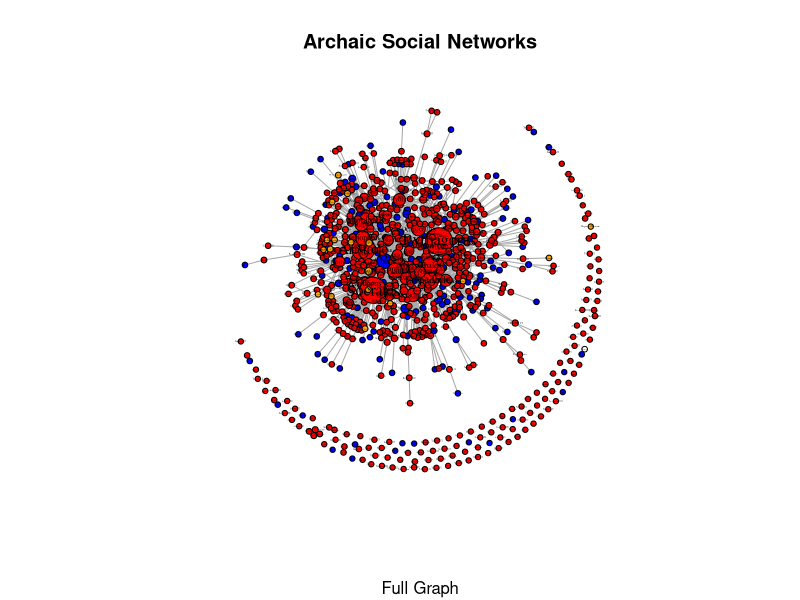
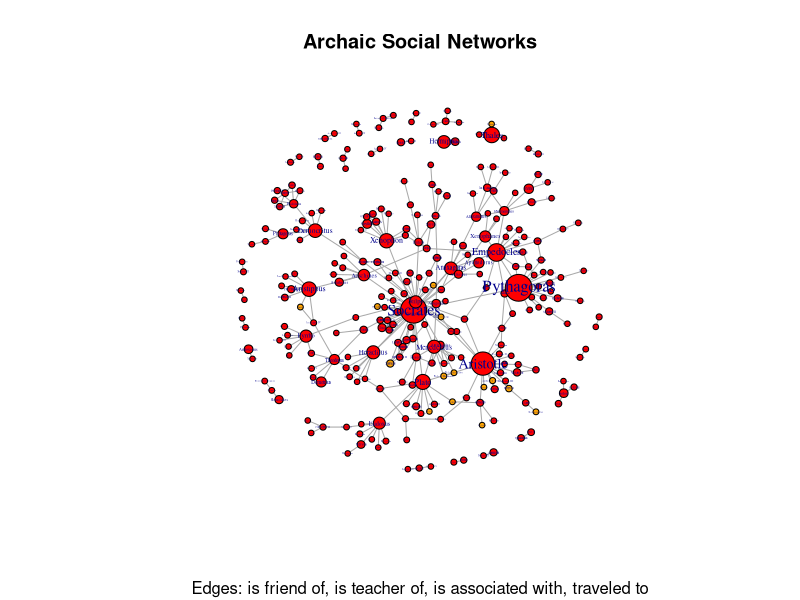
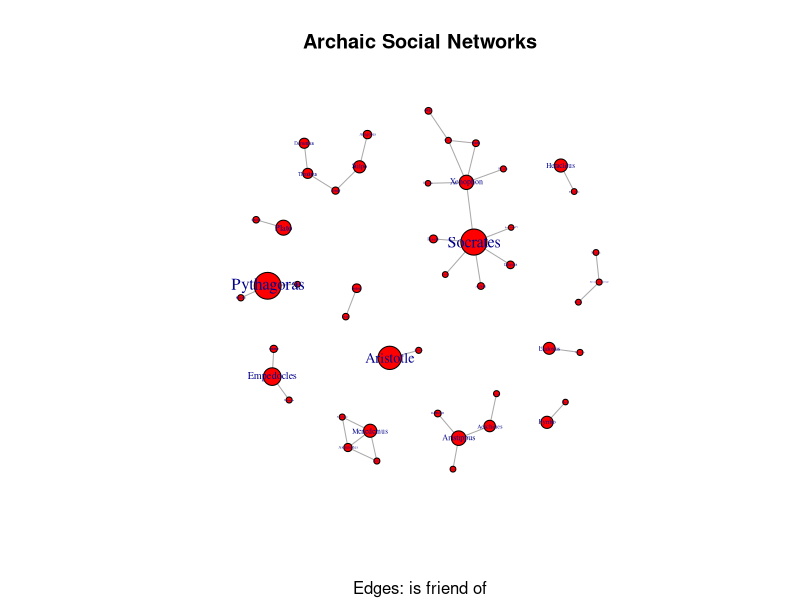
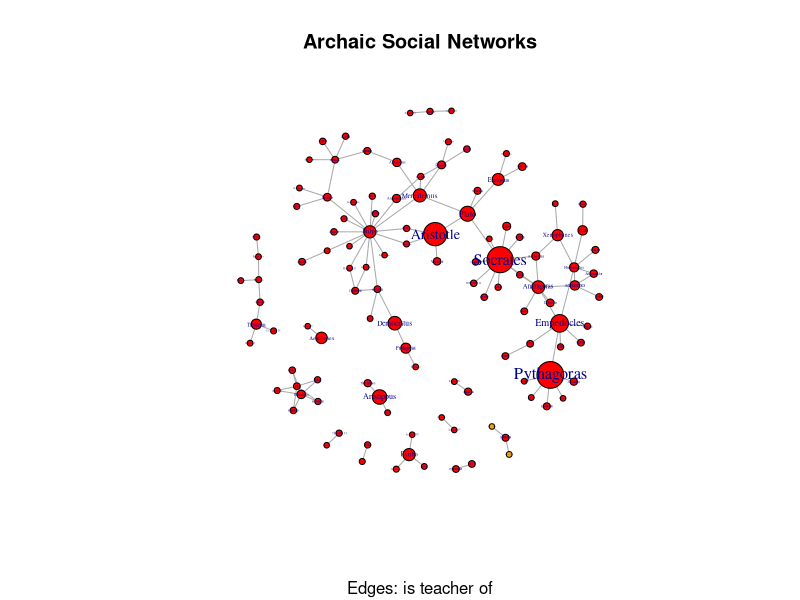
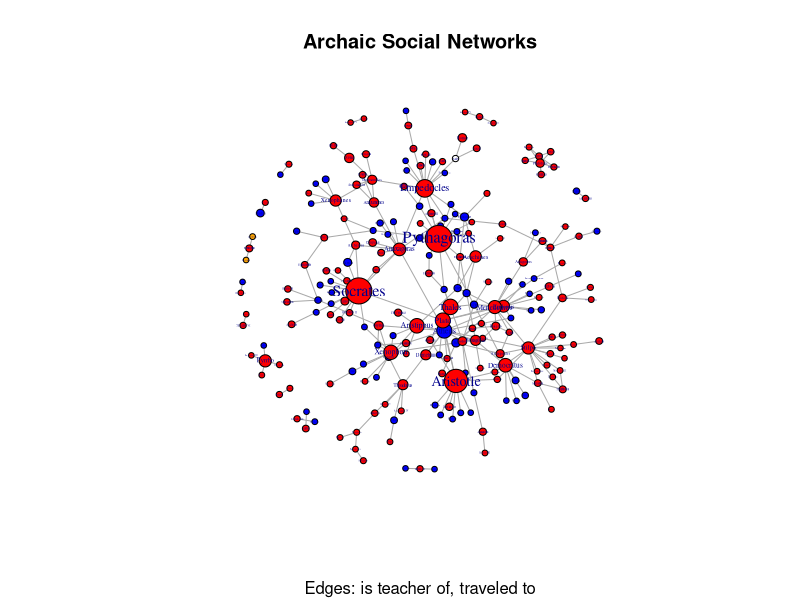
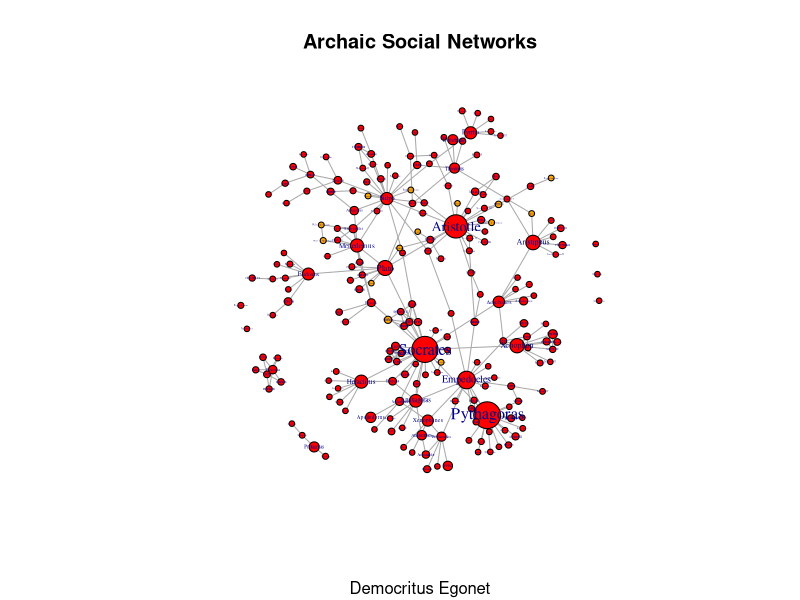

R code for these plots, in order:
# Created on August 15 2018
# @authors: Colin Burke and Jacobo Myerston

# load package's
library(igraph)
library(stringi)
library(tidyverse)

# function to rescale node degree
rescale <- function(x,a,b,c,d){c + (x-a)/(b-a)*(d-c)}

## IMPORTANT: All files must be in your working directory (wd) ##

# Check working directory if needed
getwd()

# Set working directory if needed
setwd('/Users/jacobo/OneDrive/OneDrive\ -\ UC\ San\ Diego/Archaic\ Social\ Networks/R\ Scripts/')

# Import node list: contains nodes$Name, nodes$Group
nodes <- read.csv('new_Nodes.csv', 
                  sep=",", 
                  header = TRUE, 
                  col.names = c("Name","Group"),
                  encoding = "UTF-8")

# Import edge list: contains edges$Source, edges$Target, edges$Weight, edges$Relation
edges <- read.csv('new_Edges.csv',
                  header = TRUE, 
                  sep=",",
                  col.names = c("Source","Target","Relation"),
                  encoding = "UTF-8")

# Remove leading and trailing whitespace
nodes$Name <- stri_trim(nodes$Name)
nodes$Group <- stri_trim(nodes$Group)
edges$Source <- stri_trim(edges$Source)
edges$Target <- stri_trim(edges$Target)
edges$Relation <- stri_trim(edges$Relation)

# Create undirected graph
# Utilizando v?rtices como par?metros se crea la red con los atributos adicionales en un solo paso
g <- graph_from_data_frame(d = edges, directed=FALSE, vertices = nodes)

# Verifica consistencia vertices - ejes
edges_ = c(edges$Source,edges$Target)
length(edges_)
missing = edges_ %in% nodes$Name
missing_indx = which(missing == FALSE)
edges_[missing_indx]
table(edges_ %in% nodes$Name)

## 'Male', 'Female' y 'Geography' deben tener colores distintos
V(g)$color <- case_when(
  V(g)$Group == "Male" ~ 'red',
  V(g)$Group == "Female" ~ 'orange',
  V(g)$Group ==  "Place" ~ 'blue'
)

# Es necesario definir una columna de id para exportar correctamente al formato Pajek
V(g)$id = V(g)$name

# Scale node label size (min deg., max deg., min size, max size)
labsize <- rescale(degree(g), min(degree(g)), max(degree(g)), 0.1, 1)
V(g)$label.cex <- labsize

# Scale node size (min deg., max deg., min size, max size)
deg <- rescale(degree(g), min(degree(g)), max(degree(g)), 3, 15)
V(g)$size <- deg

# Plot unweighted network graph 
plot(g,
     layout=layout.fruchterman.reingold(g, niter=10000),
     edge.width=1, 
     edge.arrow.size = 20, 
     edge.curved=FALSE,
     vertex.label.color= 'black', 
     main = "Archaic Social Networks", 
     sub = "Full Graph")

# Plot  relations "is friend of" "is teacher of" "is associated with" 
g.new <- subgraph.edges(g,
                        which(
                          E(g)$Relation == "is friend of" |
                          E(g)$Relation == "is teacher of" |
                          E(g)$Relation=="is family of" |
                          E(g)$Relation== "studied the work of"))

plot(g.new,
     main = "Archaic Social Networks",
     sub = "Edges: is friend of, is teacher of, is associated with, traveled to")

# Plot  relation "is friend of
gf <- subgraph.edges(g,
                     which(E(g)$Relation =="is friend of"))
plot(gf, 
     main = "Archaic Social Networks", 
     sub = "Edges: is friend of")

# Plot  relation "is teacher of"
gt <- subgraph.edges(g,
                     which(E(g)$Relation == "is teacher of"))
plot(gt, 
     main = "Archaic Social Networks", 
     sub = "Edges: is teacher of")

# Plot  relation "is teacher of"
gtt <- subgraph.edges(g,
                      which(E(g)$Relation == "is teacher of" | E(g)$Relation== "traveled to"))
plot(gtt, 
     main = "Archaic Social Networks", 
     sub = "Edges: is teacher of, traveled to")

#Democritus Egonet
d <- make_ego_graph(g.new,
                    7, 
                    "Democritus", 
                    mode = c("all"), 
                    mindist = 1)
plot(d[[1]], 
     main = "Archaic Social Networks", 
     sub = "Democritus Egonet")

# Export to pajek format
write_graph(g, "pajek_g.txt", "pajek")
write_graph(gf, "pajek_gf.txt", "pajek")
write_graph(gt, "pajek_gt.txt", "pajek")
write_graph(gtt, "pajek_gtt.txt", "pajek")
write_graph(g.new, "pajek_gnew.txt", "pajek")

